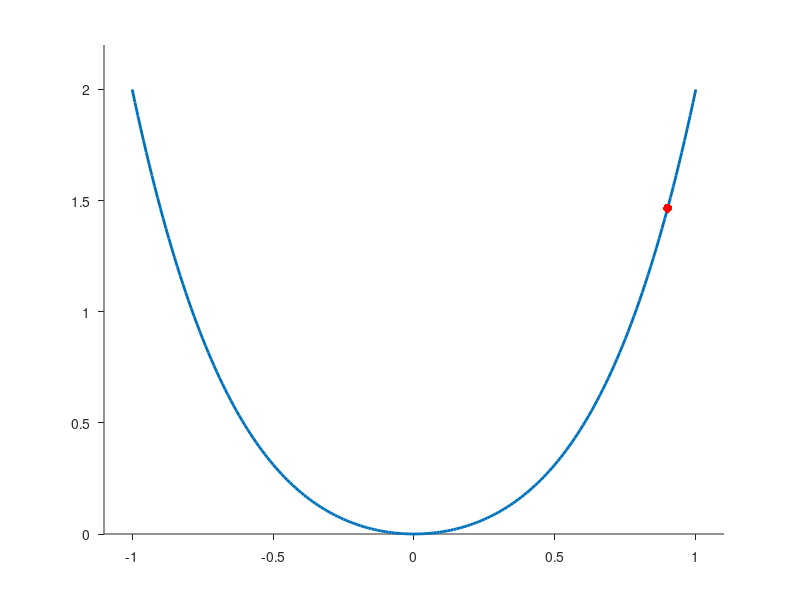

This figure's MATLAB source: (Note: this script raises an error after producing the figure.)
close all
clear all
x=-1:.01:1;

h=figure;
a=1;
L=@(x)(x.^4+x.^2*a);
dL=@(x)(4*x.^3+a*2*x);
ddL=@(x)(12*x.^2+a*2);

plot(x,L(x),'linewidth',2);
hold on
alpha=1;

xnew=.9;

for i=1:8
xlim([min(x), max(x)]*1.1);
ylim([0,max(L(x))*1.1]);
set(gca,'tickdir','out')
set(gca,'box','off')
copydir=[];




xi(i)=xnew;

Ldap=L(xnew);
grad=dL(xnew);
curv=ddL(xnew);
%Ldap=xnew.^2;
%grad=2*xnew;
%curv=2;


approxer=Ldap+0.5*(x-xnew).^2*curv+grad*(x-xnew);
plot(xnew,Ldap,'r.','Markersize',20);
PrintFigure(h(1),'epspdf',['Newton' num2str(i-1)],copydir,{'PaperPosition',[0,0,13,11],'PaperSize',[13,11]})



xnew=xnew-  inv(curv)*grad;
plot(x,approxer,'r','linewidth',1.5)
%plot(xnew,L(xnew),'g.');


%pause
end
